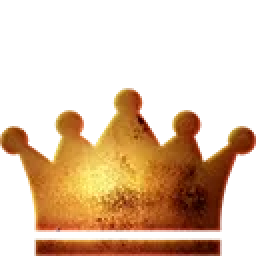
#> input picture MyFathersWorkApp/MyFathersWorkApp/wwwroot/images/ui/crown.webp, 128 x 128 px (shown 2 times larger)
$ python msix-assets.py ../MyFathersWorkApp/MyFathersWorkApp/wwwroot/images/ui/crown.webp out.png
#> lines starting #> are read from the running program, lines starting #| are printed output that depends on the picture
"""Tile, Start menu and splash images for the MSIX package (tools/build-msix.ps1), from the app icon.

    python tools/msix-assets.py <icon-512.png> <Assets folder>
"""
import os
import sys

from PIL import Image

BACKGROUND = (17, 17, 17, 255)  # #111111, the app's theme colour

# name: (width, height, icon share of the shorter side; 0 = transparent background, icon fills it)
SIZES = {
    "StoreLogo.png": (50, 50, 0),
    "Square44x44Logo.png": (44, 44, 0),
    "Square44x44Logo.targetsize-44_altform-unplated.png": (44, 44, 0),
    "Square150x150Logo.png": (150, 150, 0.8),
    "Wide310x150Logo.png": (310, 150, 0.8),
    "SplashScreen.png": (620, 300, 0.8),
}


def main() -> int:
    icon = Image.open(sys.argv[1]).convert("RGBA")
#> icon is the input picture: PIL image 128x128 RGBA; mean R, G, B, A 208.2, 162, 122, 95
    out = sys.argv[2]
    os.makedirs(out, exist_ok=True)
    for name, (w, h, share) in SIZES.items():
        if share == 0:
            img = icon.resize((w, h), Image.LANCZOS)
        else:
            img = Image.new("RGBA", (w, h), BACKGROUND)
            side = int(min(w, h) * share)
            img.alpha_composite(icon.resize((side, side), Image.LANCZOS), ((w - side) // 2, (h - side) // 2))
        img.save(os.path.join(out, name))
#> this loop made 6 passes
#> pass 1, in main, `img = icon.resize((w, h), Image.LANCZOS)`:
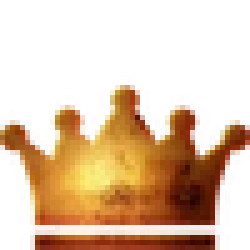
#> img: PIL image 50x50 RGBA (shown 5 times larger); mean R, G, B, A 87.2, 51.6, 20.3, 95; transparent parts drawn white
#> pass 2, in main, `img = icon.resize((w, h), Image.LANCZOS)`:
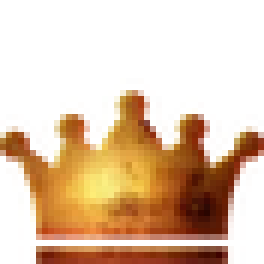
#> img: PIL image 44x44 RGBA (shown 6 times larger); mean R, G, B, A 86.4, 51.8, 19.6, 94.9; transparent parts drawn white
#> after the loop:
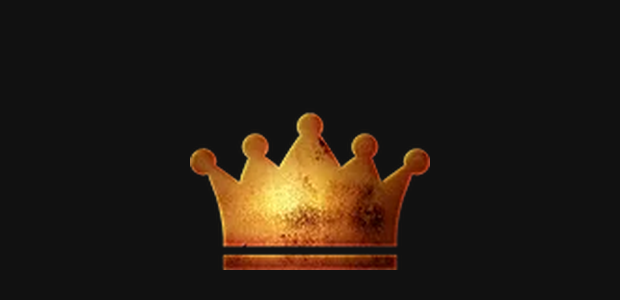
#> img: PIL image 620x300 RGBA; mean R, G, B, A 35.2, 27, 19.5, 255
    return 0


if __name__ == "__main__":
    sys.exit(main())
#> (the program exits here)

$ run again, on MyFathersWorkApp/MyFathersWorkApp/wwwroot/images/ui/transition-ink.webp
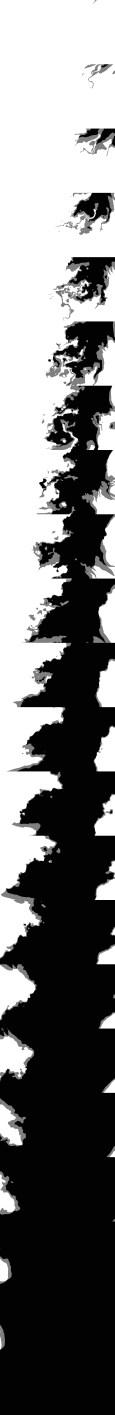
#> input picture MyFathersWorkApp/MyFathersWorkApp/wwwroot/images/ui/transition-ink.webp, 800 x 9900 px (shown at 1/7 size)
#> in main, icon is the input picture: PIL image 800x9900 RGBA; mean R, G, B, A 1.1, 1.1, 1.1, 138.6
#> the loop in main, `for name, (w, h, share) in SIZES.items():` made 6 passes
#> pass 1, in main, `img = icon.resize((w, h), Image.LANCZOS)`:
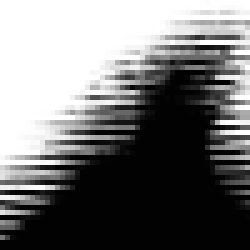
#> img: PIL image 50x50 RGBA (shown 5 times larger); mean R, G, B, A 1.1, 1.1, 1.1, 138.4; transparent parts drawn white
#> after the loop in main, `for name, (w, h, share) in SIZES.items():`:
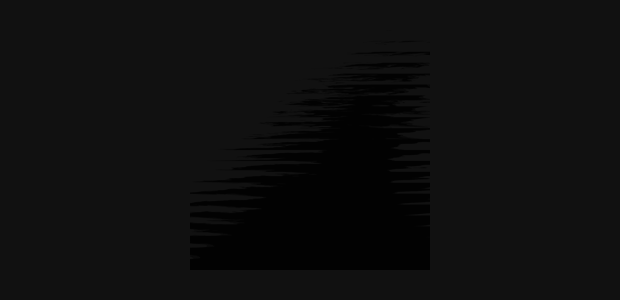
#> img: PIL image 620x300 RGBA; mean R, G, B, A 14.5, 14.5, 14.5, 255
